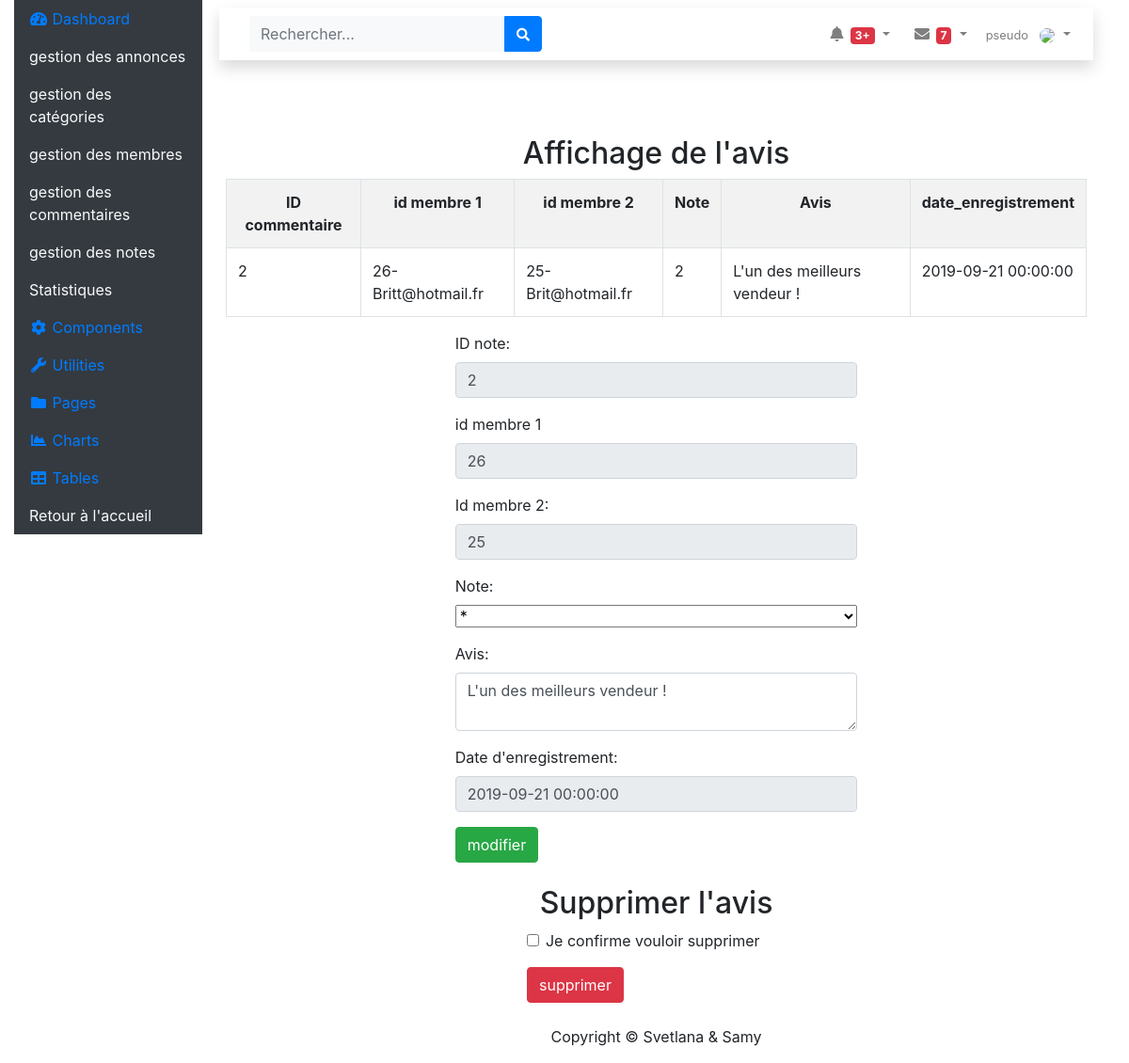
The page /admin/fiche_note.php?id=2 on the database its author committed.
### tables this page shows
CREATE TABLE IF NOT EXISTS `note` (
  `id_note` int(3) NOT NULL AUTO_INCREMENT,
  `membre_id1` int(3) DEFAULT NULL,
  `membre_id2` int(3) DEFAULT NULL,
  `etoile` int(3) NOT NULL,
  `avis` text NOT NULL,
  `date_enregistrement` datetime DEFAULT NULL,
  PRIMARY KEY (`id_note`),
  KEY `fk_membreUn` (`membre_id1`),
  KEY `fk_membreDeux` (`membre_id2`)
);

CREATE TABLE IF NOT EXISTS `membre` (
  `id_membre` int(3) NOT NULL AUTO_INCREMENT,
  `pseudo` varchar(20) NOT NULL,
  `mdp` varchar(60) NOT NULL,
  `nom` varchar(20) NOT NULL,
  `prenom` varchar(20) DEFAULT NULL,
  `telephone` varchar(20) DEFAULT NULL,
  `email` varchar(50) DEFAULT NULL,
  `civilite` enum('m','f') DEFAULT NULL,
  `statut` int(1) DEFAULT NULL,
  `date_enregistrement` datetime DEFAULT NULL,
  PRIMARY KEY (`id_membre`)
);

### admin/fiche_note.php (the view, shortened to what this page needs)
<?php
require_once __DIR__ . '/../assets/config/configurationprincipale.php';
if (isset($_GET['id']) && !empty($_GET['id']) && is_numeric($_GET['id'])) {
    $resultat = $pdo -> prepare(
        'SELECT  n.id_note, n.membre_id1, n.membre_id2, n.etoile, n.avis, n.date_enregistrement, m1.id_membre, m1.email,   m2.id_membre, m2.email AS email2
            FROM note n
                inner join
                    membre m1
                    on n.membre_id1 = m1.id_membre
                inner join
                    membre m2
                    on n.membre_id2 = m2.id_membre
            ORDER BY n.id_note ASC'
    );
    $resultat -> bindParam(':id', $_GET['id'], PDO::PARAM_INT);
    $resultat -> execute();
    if ($resultat -> rowCount() > 0) {
        $note = $resultat -> fetch(PDO::FETCH_ASSOC);
    }
    } else {
        alertMessage('danger', 'erreur note non valide / id non récupérer');
    }
include __DIR__ . '/../assets/includes/header_admin.php';
?>
    <h2 class="text-center">Affichage de l'avis</h2>
        <table class="table table-bordered table-striped table-hover">
            <tr class="text-center">
                <th>ID commentaire</th>
                <th>id membre 1 </th>
                <th>id membre 2 </th>
                <th>Note</th>
                <th>Avis</th>
                <th>date_enregistrement</th>
            </tr>
            <tr>
                <td><?= $_GET['id']; ?></td>
                <td><?=$note['membre_id1']. '-' . $note['email'];?></td>
                <td><?=$note['membre_id2']. '-'. $note['email2'];?></td>
                <td><?=$note['etoile'];?></td>
                <td><?=$note['avis']?></td>
                <td><?=$note['date_enregistrement']?></td>
            </tr>
        </table>
<div class="col-md-6 offset-3">
    <form action="fiche_note.php?id=<?= $_GET['id']; ?>" method="post" enctype="multipart/form-data" >
            <div class="form-group">
                <label>ID note:</label>
                <input type="text" disabled class="form-control" name="id_note" value="<?=$note['id_note'];?>"/>
            </div>
            <div class="form-group">
                <label>id membre 1</label>
                <input type="text" disabled value="<?=$note['membre_id1']?>" class="form-control" name="membre_id1">
            </div>
            <div class="form-group">
                <label>Id membre 2:</label>
                <input type="text" disabled value="<?=$note['membre_id2'];?>" class="form-control" name="membre_id2">
            </div>
            <div class="form-group">
                <label>Note:</label>
                    <select class="etoiles flex-row w-100" name="etoile">
                        <option type="text" value="1">*</option>
                    </select>
            </div>
            <div class="form-group">
                <label>Avis:</label>
                <textarea type="text" class="form-control" name="avis"><?=$note['avis'];?></textarea>
            </div>
            <div class="form-group">
                <label>Date d'enregistrement:</label>
                <input type="text" value="<?=$note['date_enregistrement']?>" disabled class="form-control" type="text" name="date_enregistrement">
            </div>
        <input type="submit" class="btn btn-success" value="modifier" name="modifier"/>
    </form>
</div>
<h2 class="text-center mt-4">Supprimer l'avis</h2>
        <div class="col-md-6 offset-4">
            <form  method="post" action="fiche_note.php?id=<?= $_GET['id'] ?>" enctype="multipart/form-data">
                    <div class="form-group form-check " >
                        <input type="checkbox" class="form-check-input" name="suppr" id="suppr">
                        <label for="supprimer" class="form-check-label">Je confirme vouloir supprimer</label><br>
                    </div>
                <input type="submit" class="btn btn-danger" name='supprimer' value="supprimer"/>
            </form>
        </div>
<?php
include __DIR__ . '/../assets/includes/footer_admin.php';

### rows shown on the page
note: membre_id1 "26", membre_id1.email "Britt@hotmail.fr", membre_id2 "25", membre_id2.email "Brit@hotmail.fr", etoile "2", avis "L'un des meilleurs vendeur !", date_enregistrement "2019-09-21 00:00:00", id_note "2"

### other values the page prints
$_GET['id'] "2"
